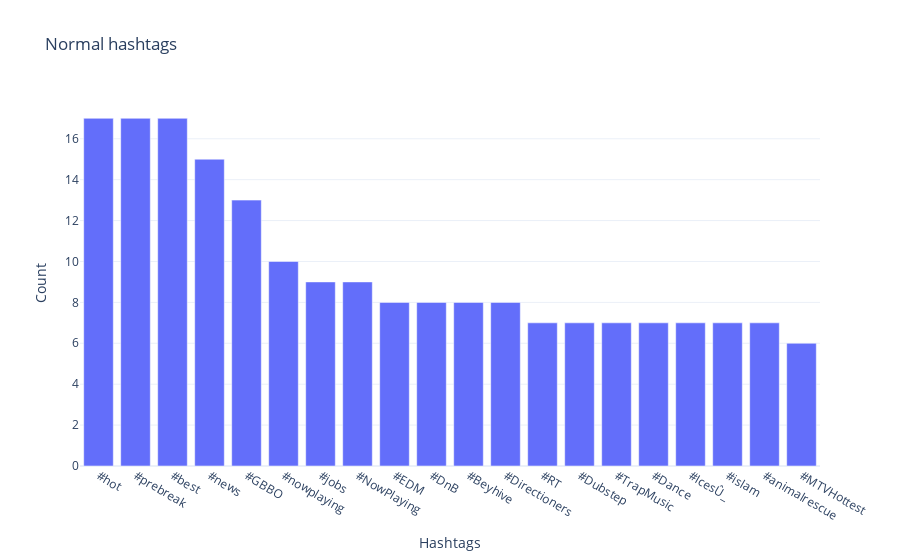

Notebook code for this chart:
### Code cell
a = nltk.FreqDist(HT_normal)
d = pd.DataFrame({'Hashtag': list(a.keys()), 'Count': list(a.values())})

# selecting top 20 most frequent hashtags
d = d.nlargest(columns="Count", n = 20)
ticks = d.Hashtag.tolist()

    
fig = px.bar(x=ticks, y=d['Count'], title='Normal hashtags', template='plotly_white')
fig.update_layout(
    xaxis = dict(title = 'Hashtags'),
    yaxis = dict(title='Count'),)
fig.show()

### Figure 1 — Plotly figure (JSON) as saved in the notebook; plotly's stock layout.template omitted (floating-point values rounded to 4 significant figures)
{"data": [{"alignmentgroup": "True", "hovertemplate": "x=%{x}<br>y=%{y}<extra></extra>", "legendgroup": "", "marker": {"color": "#636efa", "pattern": {"shape": ""}}, "name": "", "offsetgroup": "", "orientation": "v", "showlegend": false, "textposition": "auto", "type": "bar", "x": ["#hot", "#prebreak", "#best", "#news", "#GBBO", "#nowplaying", "#jobs", "#NowPlaying", "#EDM", "#DnB", "#Beyhive", "#Directioners", "#RT", "#Dubstep", "#TrapMusic", "#Dance", "#IcesÛ_", "#islam", "#animalrescue", "#MTVHottest"], "xaxis": "x", "y": [17, 17, 17, 15, 13, 10, 9, 9, 8, 8, 8, 8, 7, 7, 7, 7, 7, 7, 7, 6], "yaxis": "y"}], "layout": {"barmode": "relative", "legend": {"tracegroupgap": 0}, "title": {"text": "Normal hashtags"}, "xaxis": {"anchor": "y", "domain": [0, 1], "title": {"text": "Hashtags"}}, "yaxis": {"anchor": "x", "domain": [0, 1], "title": {"text": "Count"}}}}
